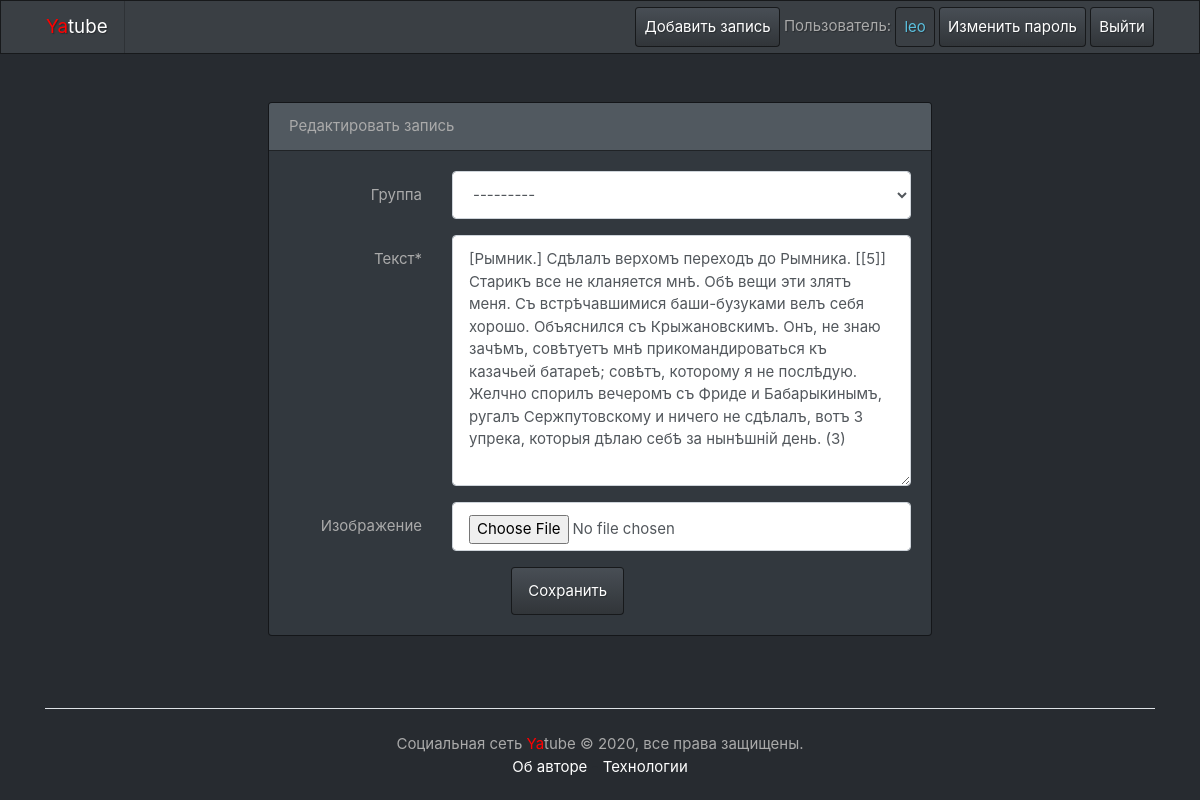
The page /leo/36/edit/ (signed in) on the database its author committed.
### posts/models.py (models this page shows, shortened)
class Post(models.Model):
    text = models.TextField()
    pub_date = models.DateTimeField("Дата публикации", auto_now_add=True)
    author = models.ForeignKey(User, on_delete=models.CASCADE, related_name="author_posts")
    group = models.ForeignKey(
        Group, on_delete=models.CASCADE, related_name="group_posts", blank=True, null=True
    )
    image = models.ImageField(upload_to="posts/", blank=True, null=True)

### posts/views.py (the view)
# urls.py: path("<username>/<int:post_id>/edit/", views.post_edit, name="post_edit"),
@login_required
def post_edit(request, username, post_id):
    post = get_object_or_404(Post, id=post_id)
    user = get_object_or_404(User, username=username)
    if request.user != user:
        return redirect("post", username=user.username, post_id=post_id)
    title = "Редактировать запись"
    btn_caption = "Сохранить"
    form = PostForm(request.POST or None, files=request.FILES or None, instance=post)
    if request.method == "POST":
        if form.is_valid():
            form.save()
            return redirect("post", username=request.user.username, post_id=post_id)
    return render(request, "post_edit.html", {"form": form, "title": title, "btn_caption": btn_caption, "post": post})

### posts/forms.py
class PostForm(ModelForm):
    class Meta:
        model = Post
        fields = ['group', 'text', 'image']
        labels = {
            'group': ('Группа'),
            'text': ('Текст'),
            'image': ('Изображение'),
        }

### context_processors/context_processors.py (called while the page is built)
def custom_context_processors(request):
    now = dt.datetime.now()
    return {
        'year' : now.year
    }

### posts/models.py (called while the page is built)
    def __str__(self):
        return self.title

### users/templatetags/user_filters.py (called while the page is built)
@register.filter
def addclass(field, css):
        return field.as_widget(attrs={"class": css})

### posts/templates/post_edit.html (shortened to what this page needs)
{% extends "base.html" %}
{% block content %}
{% load user_filters %}
<div class="row justify-content-center">
    <div class="col-md-8 p-5">
        <div class="card">
            <div class="card-header">{{title}}</div>
            <div class="card-body">
                <form method="post" enctype="multipart/form-data">
                    {% for field in form %}
                        <div class="form-group row" aria-required={% if field.field.required %}"true"{% else %}"false"{% endif %}>
                            <label for="{{ field.id_for_label }}" class="col-md-3 col-form-label text-md-right">{{ field.label }}{% if field.field.required %}<span class="required">*</span>{% endif %}</label>
                            <div class="col-md-9">
                                {{ field|addclass:"form-control" }}
                            </div>
                        </div>
                    {% endfor %}
                    <div class="col-md-6 offset-md-4">
                            <button type="submit" class="btn btn-primary">
                                {{btn_caption}}
                            </button>
                    </div>
                </form>
            </div>
        </div>
    </div>
</div>
{% endblock %}

### templates/nav.html
<div class="navbar navbar-expand-lg navbar-dark bg-primary">
    <div class='container'>
        <a class="navbar-brand" href="/"><span style="color:red">Ya</span>tube</a>
        <nav class="my-2 my-md-0 mr-md-3">
            {% if user.is_authenticated %}
            <a class="p-2 btn btn-primary" href="{% url 'new_post' %}">Добавить запись</a>
            Пользователь: <a class="p-2 btn btn-outline-info" href="/{{user.username}}/">{{ user.username }}</a>
            <a class="p-2 btn btn-primary" href="{% url 'password_change' %}">Изменить пароль</a>
            <a class="p-2 btn btn-primary" href="{% url 'logout' %}">Выйти</a>
            {% else %}
            <a class="p-2 btn btn-primary" href="{% url 'login' %}">Войти</a> |
            <a class="p-2 btn btn-primary" href="{% url 'signup' %}">Регистрация</a>
            {% endif %}
        </nav>
    </div>
</div>

### rows shown on the page
Post: form "---------" "[Рымник.] Сдѣлалъ верхомъ переходъ до Рымника. [[5]] Старикъ все не кланяется мнѣ. Обѣ вещи эти злятъ меня. Съ встрѣчавшимися баши-бузуками велъ себя хорошо. Объяснился съ Крыжановскимъ. Онъ, не знаю зачѣмъ, совѣтуетъ мнѣ прикомандироваться къ казачьей батареѣ; совѣтъ, которому я не послѣдую. Желчно спорилъ вечеромъ съ Фриде и Бабарыкинымъ, ругалъ Сержпутовскому и ничего не сдѣлалъ, вотъ 3 упрека, которыя дѣлаю себѣ за нынѣшній день. (3)"

### other values the page prints
{{ user.username }} "leo"
{{ title }} "Редактировать запись"
{{ field.label }} "Группа" "Текст" "Изображение"
{{ btn_caption }} "Сохранить"
